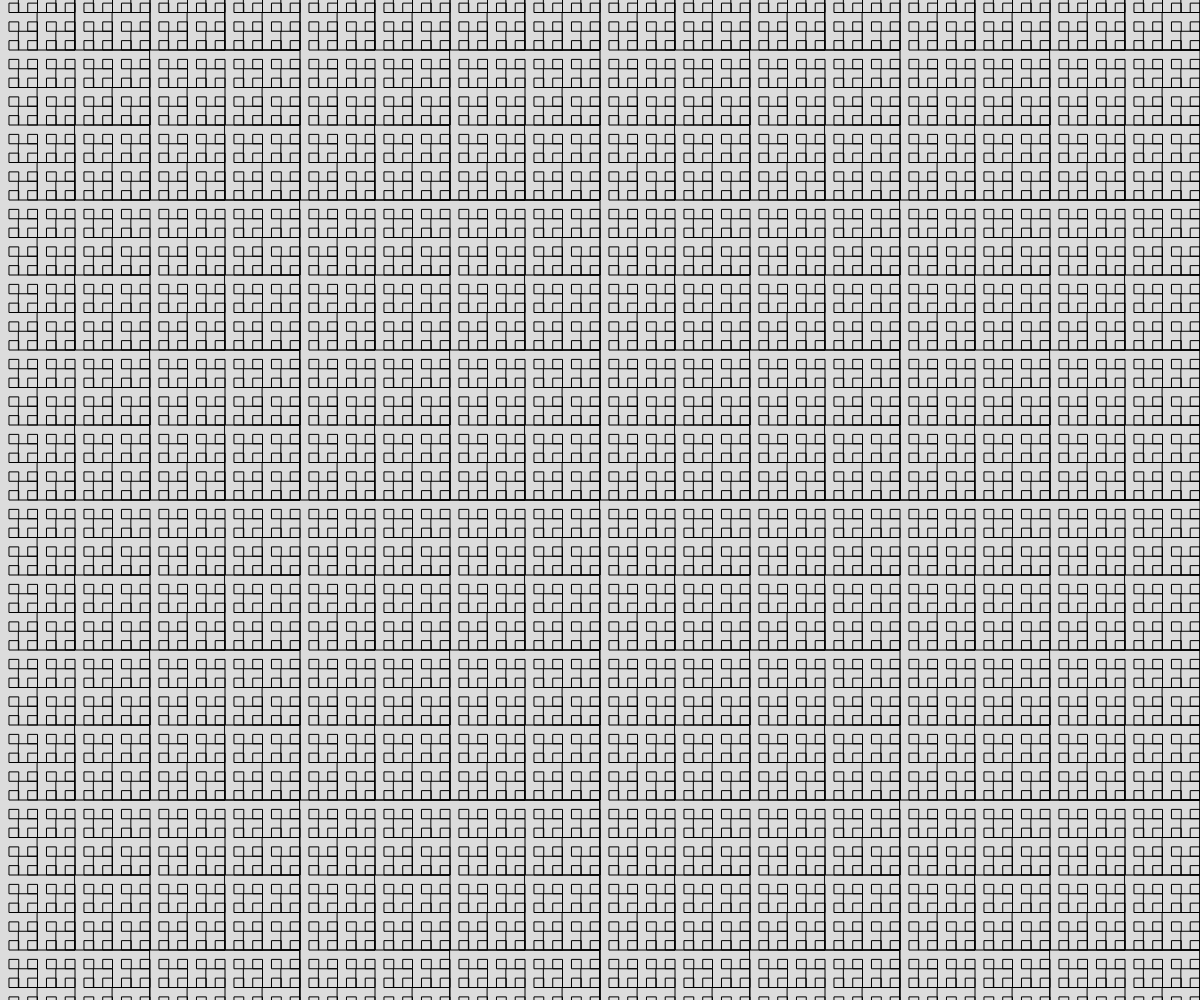
Frame 1 (no input)
Frame 60 (no input): identical to frame 1, image omitted
Frame 120 (the mouse pressed at the canvas centre since frame 60): identical to frame 1, image omitted

The p5.js sketch that drew this single still picture (run headless with seeded random() and noise() and a simulated clock; from frame 60 on, the mouse is pressed at the canvas centre):

// p5.js sketch
// ── sketch.js
// Project Title
// Your Name
// Date
//
// Extra for Experts:
// - describe what you did to take this project "above and beyond"


function setup() {
  createCanvas(windowWidth, windowHeight);
  noFill();
}

function draw() {
  background(220);
  rectangles(width/2, height/ 2, height*0.6);
}

function rectangles(x, y, len){
 if(len > 5){
  rect(x, y, len, len);
  let half = len/2;
  rectangles(x - half, y - half, half);
  rectangles(x + half, y - half, half);
  rectangles(x - half, y + half, half);
  rectangles(x + half, y + half, half);
 }
}
